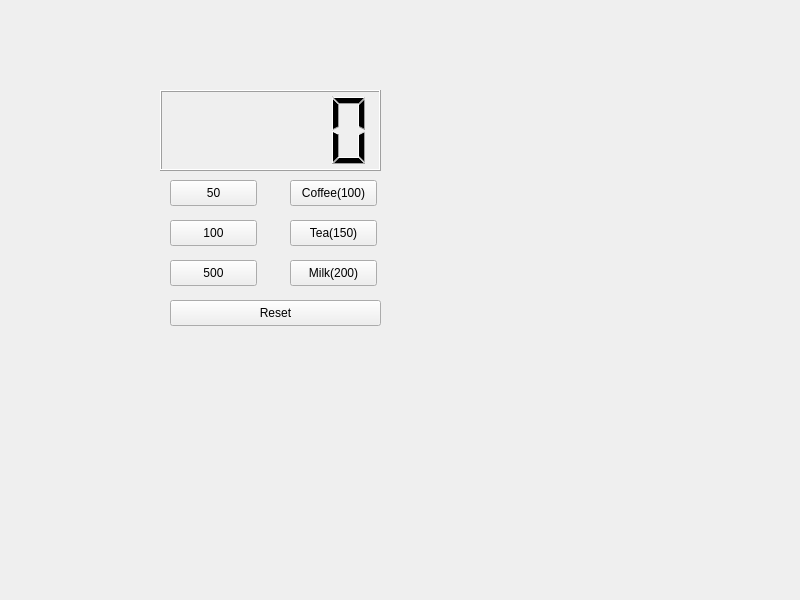
<?xml version="1.0" encoding="UTF-8"?>
<ui version="4.0">
 <class>Widget</class>
 <widget class="QWidget" name="Widget">
  <property name="geometry">
   <rect>
    <x>0</x>
    <y>0</y>
    <width>800</width>
    <height>600</height>
   </rect>
  </property>
  <property name="windowTitle">
   <string>Widget</string>
  </property>
  <widget class="QLCDNumber" name="lcdNumber">
   <property name="geometry">
    <rect>
     <x>160</x>
     <y>90</y>
     <width>221</width>
     <height>81</height>
    </rect>
   </property>
  </widget>
  <widget class="QPushButton" name="pb100">
   <property name="geometry">
    <rect>
     <x>170</x>
     <y>220</y>
     <width>87</width>
     <height>26</height>
    </rect>
   </property>
   <property name="contextMenuPolicy">
    <enum>Qt::NoContextMenu</enum>
   </property>
   <property name="text">
    <string>100</string>
   </property>
  </widget>
  <widget class="QPushButton" name="pb500">
   <property name="geometry">
    <rect>
     <x>170</x>
     <y>260</y>
     <width>87</width>
     <height>26</height>
    </rect>
   </property>
   <property name="text">
    <string>500</string>
   </property>
  </widget>
  <widget class="QPushButton" name="pb50">
   <property name="geometry">
    <rect>
     <x>170</x>
     <y>180</y>
     <width>87</width>
     <height>26</height>
    </rect>
   </property>
   <property name="text">
    <string>50</string>
   </property>
  </widget>
  <widget class="QPushButton" name="pbCoffee">
   <property name="geometry">
    <rect>
     <x>290</x>
     <y>180</y>
     <width>87</width>
     <height>26</height>
    </rect>
   </property>
   <property name="text">
    <string>Coffee(100)</string>
   </property>
  </widget>
  <widget class="QPushButton" name="pbTea">
   <property name="geometry">
    <rect>
     <x>290</x>
     <y>220</y>
     <width>87</width>
     <height>26</height>
    </rect>
   </property>
   <property name="text">
    <string>Tea(150)</string>
   </property>
  </widget>
  <widget class="QPushButton" name="pbReset">
   <property name="geometry">
    <rect>
     <x>170</x>
     <y>300</y>
     <width>211</width>
     <height>26</height>
    </rect>
   </property>
   <property name="text">
    <string>Reset</string>
   </property>
  </widget>
  <widget class="QPushButton" name="pbMilk">
   <property name="geometry">
    <rect>
     <x>290</x>
     <y>260</y>
     <width>87</width>
     <height>26</height>
    </rect>
   </property>
   <property name="text">
    <string>Milk(200)</string>
   </property>
  </widget>
 </widget>
 <resources/>
 <connections/>
</ui>
